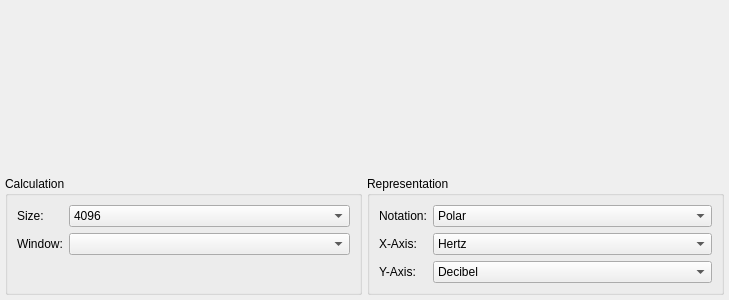
<?xml version="1.0" encoding="UTF-8"?>
<ui version="4.0">
 <class>ViSpectrumAnalysisWidget</class>
 <widget class="QWidget" name="ViSpectrumAnalysisWidget">
  <property name="geometry">
   <rect>
    <x>0</x>
    <y>0</y>
    <width>729</width>
    <height>300</height>
   </rect>
  </property>
  <property name="maximumSize">
   <size>
    <width>16777215</width>
    <height>16777215</height>
   </size>
  </property>
  <property name="windowTitle">
   <string>Form</string>
  </property>
  <property name="styleSheet">
   <string/>
  </property>
  <layout class="QGridLayout" name="gridLayout">
   <property name="leftMargin">
    <number>5</number>
   </property>
   <property name="topMargin">
    <number>5</number>
   </property>
   <property name="rightMargin">
    <number>5</number>
   </property>
   <property name="bottomMargin">
    <number>5</number>
   </property>
   <property name="spacing">
    <number>5</number>
   </property>
   <item row="0" column="0" colspan="2">
    <widget class="ViSpectrumPlot" name="plot">
     <property name="frameShape">
      <enum>QFrame::NoFrame</enum>
     </property>
     <property name="frameShadow">
      <enum>QFrame::Plain</enum>
     </property>
     <layout class="QGridLayout" name="gridLayout_2">
      <item row="0" column="0">
       <spacer name="verticalSpacer">
        <property name="orientation">
         <enum>Qt::Vertical</enum>
        </property>
        <property name="sizeHint" stdset="0">
         <size>
          <width>20</width>
          <height>426</height>
         </size>
        </property>
       </spacer>
      </item>
     </layout>
    </widget>
   </item>
   <item row="1" column="0">
    <widget class="QGroupBox" name="groupBox">
     <property name="title">
      <string>Calculation</string>
     </property>
     <layout class="QFormLayout" name="formLayout_2">
      <property name="fieldGrowthPolicy">
       <enum>QFormLayout::AllNonFixedFieldsGrow</enum>
      </property>
      <item row="0" column="0">
       <widget class="QLabel" name="label">
        <property name="text">
         <string>Size:</string>
        </property>
       </widget>
      </item>
      <item row="0" column="1">
       <widget class="QComboBox" name="sizeBox">
        <property name="currentIndex">
         <number>9</number>
        </property>
        <item>
         <property name="text">
          <string>8</string>
         </property>
        </item>
        <item>
         <property name="text">
          <string>16</string>
         </property>
        </item>
        <item>
         <property name="text">
          <string>32</string>
         </property>
        </item>
        <item>
         <property name="text">
          <string>64</string>
         </property>
        </item>
        <item>
         <property name="text">
          <string>128</string>
         </property>
        </item>
        <item>
         <property name="text">
          <string>256</string>
         </property>
        </item>
        <item>
         <property name="text">
          <string>512</string>
         </property>
        </item>
        <item>
         <property name="text">
          <string>1024</string>
         </property>
        </item>
        <item>
         <property name="text">
          <string>2048</string>
         </property>
        </item>
        <item>
         <property name="text">
          <string>4096</string>
         </property>
        </item>
        <item>
         <property name="text">
          <string>8192</string>
         </property>
        </item>
        <item>
         <property name="text">
          <string>16384</string>
         </property>
        </item>
       </widget>
      </item>
      <item row="1" column="0">
       <widget class="QLabel" name="label_5">
        <property name="text">
         <string>Window:</string>
        </property>
       </widget>
      </item>
      <item row="1" column="1">
       <widget class="QComboBox" name="windowBox">
        <property name="currentIndex">
         <number>-1</number>
        </property>
       </widget>
      </item>
     </layout>
    </widget>
   </item>
   <item row="1" column="1">
    <widget class="QGroupBox" name="groupBox_2">
     <property name="title">
      <string>Representation</string>
     </property>
     <layout class="QFormLayout" name="formLayout">
      <item row="0" column="0">
       <widget class="QLabel" name="label_3">
        <property name="text">
         <string>Notation:</string>
        </property>
       </widget>
      </item>
      <item row="0" column="1">
       <widget class="QComboBox" name="notationBox">
        <property name="currentIndex">
         <number>0</number>
        </property>
        <item>
         <property name="text">
          <string>Polar</string>
         </property>
        </item>
        <item>
         <property name="text">
          <string>Rectangular</string>
         </property>
        </item>
       </widget>
      </item>
      <item row="1" column="0">
       <widget class="QLabel" name="label_2">
        <property name="text">
         <string>X-Axis:</string>
        </property>
       </widget>
      </item>
      <item row="1" column="1">
       <widget class="QComboBox" name="xBox">
        <property name="currentIndex">
         <number>1</number>
        </property>
        <item>
         <property name="text">
          <string>Fraction</string>
         </property>
        </item>
        <item>
         <property name="text">
          <string>Hertz</string>
         </property>
        </item>
       </widget>
      </item>
      <item row="2" column="1">
       <widget class="QComboBox" name="yBox">
        <property name="currentIndex">
         <number>1</number>
        </property>
        <item>
         <property name="text">
          <string>Amplitude</string>
         </property>
        </item>
        <item>
         <property name="text">
          <string>Decibel</string>
         </property>
        </item>
       </widget>
      </item>
      <item row="2" column="0">
       <widget class="QLabel" name="label_4">
        <property name="text">
         <string>Y-Axis:</string>
        </property>
       </widget>
      </item>
     </layout>
    </widget>
   </item>
  </layout>
 </widget>
 <customwidgets>
  <customwidget>
   <class>ViSpectrumPlot</class>
   <extends>QFrame</extends>
   <header>vispectrumplot.h</header>
   <container>1</container>
  </customwidget>
 </customwidgets>
 <resources/>
 <connections/>
</ui>
